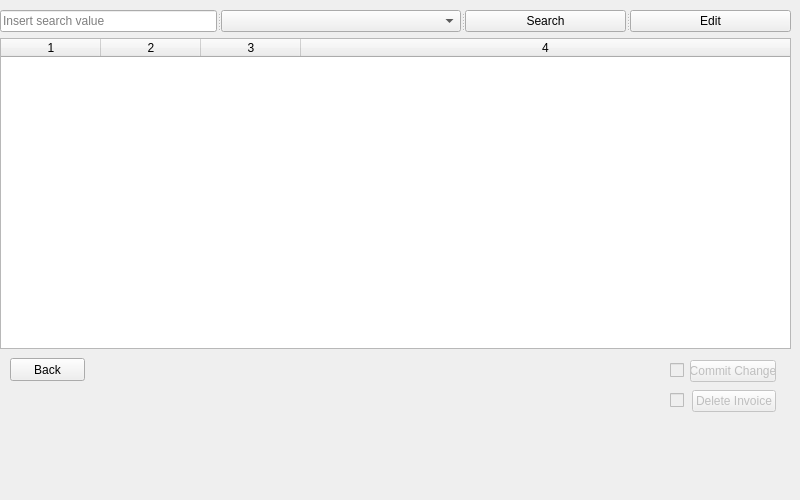
      <widget class="QWidget" name="tab_4">
       <attribute name="title">
        <string>Invoices</string>
       </attribute>
       <widget class="QWidget" name="layoutWidget_8">
        <property name="geometry">
         <rect>
          <x>0</x>
          <y>10</y>
          <width>791</width>
          <height>481</height>
         </rect>
        </property>
        <layout class="QVBoxLayout" name="verticalLayout_11">
         <item>
          <widget class="QSplitter" name="splitter_14">
           <property name="orientation">
            <enum>Qt::Horizontal</enum>
           </property>
           <widget class="QLineEdit" name="adminInvoiceSearchKey">
            <property name="placeholderText">
             <string>Insert search value</string>
            </property>
           </widget>
           <widget class="QComboBox" name="adminInvoiceSearchVariable">
            <property name="currentIndex">
             <number>-1</number>
            </property>
            <item>
             <property name="text">
              <string>First Name</string>
             </property>
            </item>
            <item>
             <property name="text">
              <string>Last Name</string>
             </property>
            </item>
            <item>
             <property name="text">
              <string>Gender</string>
             </property>
            </item>
            <item>
             <property name="text">
              <string>State</string>
             </property>
            </item>
            <item>
             <property name="text">
              <string>Contact Number</string>
             </property>
            </item>
            <item>
             <property name="text">
              <string>Poscode</string>
             </property>
            </item>
            <item>
             <property name="text">
              <string>List All</string>
             </property>
            </item>
           </widget>
           <widget class="QPushButton" name="adminInvoiceSearchByButton">
            <property name="text">
             <string>Search</string>
            </property>
           </widget>
           <widget class="QPushButton" name="adminInvoiceEditPatient">
            <property name="text">
             <string>Edit</string>
            </property>
           </widget>
          </widget>
         </item>
         <item>
          <widget class="QStackedWidget" name="adminInvoicePatientStack">
           <property name="currentIndex">
            <number>1</number>
           </property>
           <widget class="QWidget" name="adminInvoicePatientStack_2">
            <widget class="QTableView" name="adminInvoiceSearchByList">
             <property name="geometry">
              <rect>
               <x>0</x>
               <y>0</y>
               <width>791</width>
               <height>311</height>
              </rect>
             </property>
             <attribute name="verticalHeaderStretchLastSection">
              <bool>false</bool>
             </attribute>
            </widget>
           </widget>
           <widget class="QWidget" name="adminInvoiceInvoiceStack">
            <widget class="QTableWidget" name="adminInvoiceList">
             <property name="geometry">
              <rect>
               <x>0</x>
               <y>0</y>
               <width>791</width>
               <height>311</height>
              </rect>
             </property>
             <property name="columnCount">
              <number>4</number>
             </property>
             <attribute name="horizontalHeaderStretchLastSection">
              <bool>true</bool>
             </attribute>
             <attribute name="verticalHeaderStretchLastSection">
              <bool>false</bool>
             </attribute>
             <column/>
             <column/>
             <column/>
             <column/>
            </widget>
            <widget class="QPushButton" name="adminInvoiceChangeStack">
             <property name="geometry">
              <rect>
               <x>10</x>
               <y>320</y>
               <width>75</width>
               <height>23</height>
              </rect>
             </property>
             <property name="text">
              <string>Back</string>
             </property>
            </widget>
            <widget class="QWidget" name="layoutWidget_9">
             <property name="geometry">
              <rect>
               <x>670</x>
               <y>320</y>
               <width>106</width>
               <height>58</height>
              </rect>
             </property>
             <layout class="QVBoxLayout" name="verticalLayout_12">
              <item>
               <layout class="QHBoxLayout" name="horizontalLayout_16">
                <item>
                 <widget class="QCheckBox" name="adminInvoiceCommitChangeCheckBox">
                  <property name="enabled">
                   <bool>false</bool>
                  </property>
                  <property name="text">
                   <string/>
                  </property>
                 </widget>
                </item>
                <item>
                 <widget class="QPushButton" name="adminInvoiceCommitChange">
                  <property name="enabled">
                   <bool>false</bool>
                  </property>
                  <property name="text">
                   <string>Commit Change</string>
                  </property>
                 </widget>
                </item>
               </layout>
              </item>
              <item>
               <layout class="QHBoxLayout" name="horizontalLayout_17">
                <item>
                 <widget class="QCheckBox" name="adminInvoiceDeleteInvoiceCheckBox">
                  <property name="enabled">
                   <bool>false</bool>
                  </property>
                  <property name="text">
                   <string/>
                  </property>
                 </widget>
                </item>
                <item>
                 <widget class="QPushButton" name="adminInvoiceDeleteInvoice">
                  <property name="enabled">
                   <bool>false</bool>
                  </property>
                  <property name="text">
                   <string>Delete Invoice</string>
                  </property>
                 </widget>
                </item>
               </layout>
              </item>
             </layout>
            </widget>
           </widget>
          </widget>
         </item>
        </layout>
       </widget>
      </widget>
